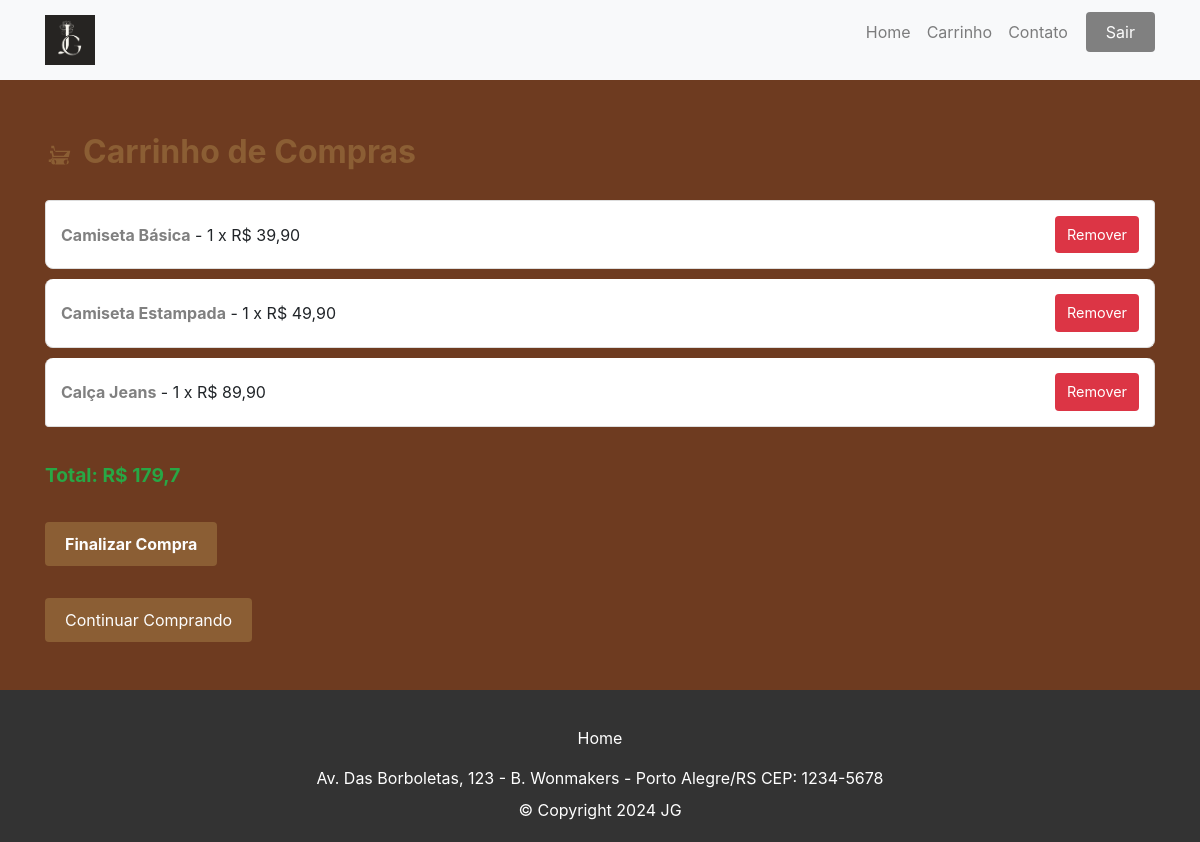
The app's page /cart/ (signed in), older data.
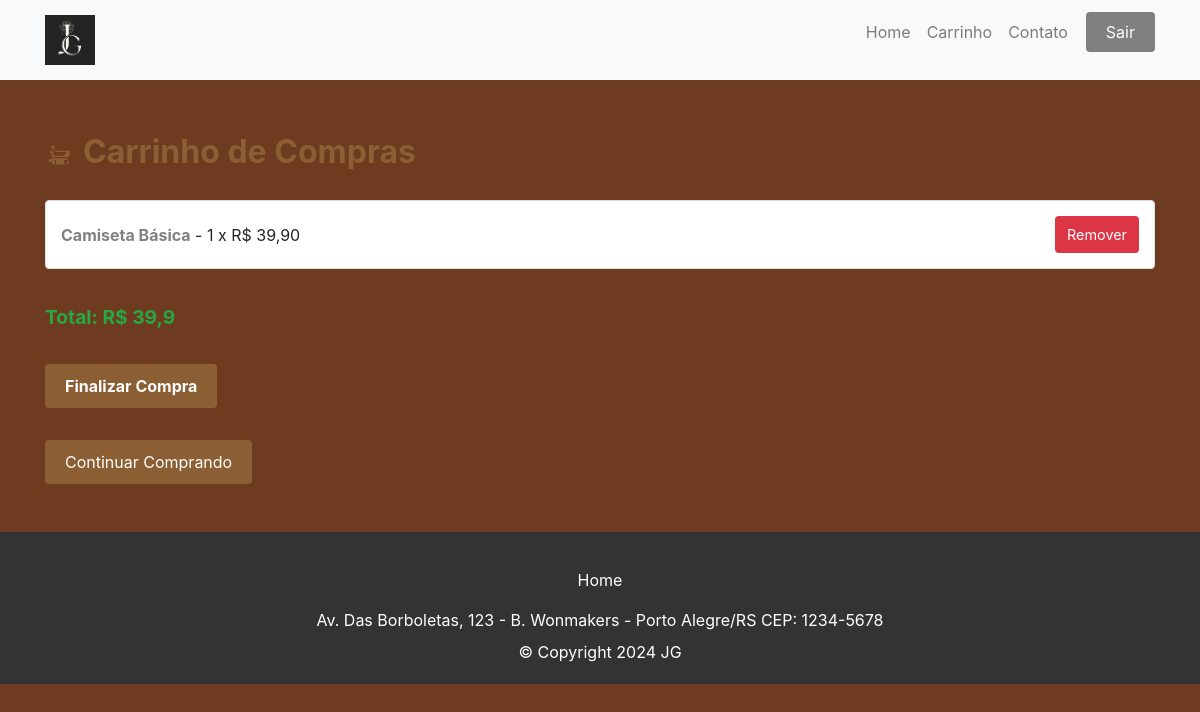
The same page, newer data.
### store/models.py (models this page shows, shortened)
class OrderItem(models.Model):
    product = models.ForeignKey(Product, on_delete=models.SET_NULL, null=True)
    order = models.ForeignKey(Order, on_delete=models.SET_NULL, null=True)
    quantity = models.IntegerField(default=0, null=True, blank=True)
    date_added = models.DateTimeField(auto_now_add=True)
    def get_total(self):
        return self.quantity * self.product.price

class Product(models.Model):
    name = models.CharField(max_length=200)
    price = models.FloatField()
    image_url = models.URLField(max_length=200, null=True, blank=True)
    digital = models.BooleanField(default=False, null=True, blank=True)
    delete_product = models.BooleanField(default=False, null=True, blank=True)
    category = models.ForeignKey(Category, on_delete=models.SET_NULL, null=True, blank=True)
    description = models.TextField(null=True, blank=True)

class Order(models.Model):
    customer = models.ForeignKey(Customer, on_delete=models.SET_NULL, blank=True, null=True)
    date_ordered = models.DateTimeField(auto_now_add=True)
    complete = models.BooleanField(default=False, null=True, blank=False)
    transaction_id = models.CharField(max_length=100, null=True)
    def get_total(self):
        total = sum([item.get_total() for item in self.orderitem_set.all()])
        return total

### store/views.py (the view)
# urls.py: path('cart/', views.cart, name="cart"),
@login_required
def cart(request):
    order = get_cart(request)
    order_items = order.orderitem_set.all() if order else []
    context = {
        'order': order,
        'items': order_items,
    }
    return render(request, 'cart/cart.html', context)

### store/views.py (called while the page is built)
def get_cart(request):
    if request.user.is_authenticated:
        customer = Customer.objects.get(user=request.user)
        order, created = Order.objects.get_or_create(customer=customer, complete=False)
        return order
    return None

### store/templates/cart/cart.html (shortened to what this page needs)
{% load static %}
<head>
    <link rel="stylesheet" href="https://stackpath.bootstrapcdn.com/bootstrap/4.5.2/css/bootstrap.min.css">
    <link rel="stylesheet" type="text/css" href="{% static 'styles/main.css' %}">
</head>
<nav class="navbar navbar-expand-lg navbar-light bg-light">
    <div class="container">
        <a class="navbar-brand" href="/store/">
            <img src="{% static 'images/logo.png' %}" alt="JG Fashion Logo" width="50">
        </a>
        <div class="collapse navbar-collapse" id="navbarNav">
            <ul class="navbar-nav ml-auto">
                <li class="nav-item"><a class="nav-link" href="/store/">Home</a></li>
                {% if user.is_authenticated %}
                    <li class="nav-item"><a class="nav-link" href="../cart">Carrinho</a></li>
                {% endif %}
                <li class="nav-item"><a class="nav-link" href="../contact">Contato</a></li>
                {% if user.is_authenticated %}
                    <li class="nav-item">
                        <form class="display:inline;" color="gray"; method="POST" action="{% url 'logout' %}">
                            <button class="btn btn-danger" type="submit" style="background-color: gray; padding: 8px 20px;  margin-left: 10px;">Sair</button>
                        </form>
                    </li>
                {% else %}
                    <li class="nav-item"><a class="nav-link" href="../register">Cadastrar</a></li>
                    <li class="nav-item"><a class="nav-link" href="../login">Login</a></li>
                {% endif %}
            </ul>
        </div>
    </div>
</nav>
<div class="container mt-5">
    <div class="cart-title">
        Carrinho de Compras
    </div>
    {% if items %}
        <ul class="list-group mt-4">
        {% for item in items %}
            <li class="list-group-item">
                <div>
                    <a href="{% url 'product_detail' item.product.id %}" class="product-link">{{ item.product.name }}</a> - {{ item.quantity }} x R$ {{ item.product.price|floatformat:2 }}
                </div>
                <a href="{% url 'remove_from_cart' item.product.id %}" class="btn-remove">Remover</a>
            </li>
        {% endfor %}
        </ul>
        <div class="mt-4 total">
            <p>Total: R$ {{ order.get_total }}</p>
        </div>
        <form method="POST" action="{% url 'finalize_order' %}">
            <button type="submit" class="btn btn-success mt-3">Finalizar Compra</button>
        </form>
    {% else %}
        <p class="mt-4">Seu carrinho está vazio.</p>
    {% endif %}
    <a href="{% url 'store' %}" class="btn btn-primary mt-3">Continuar Comprando</a>
</div>
<footer class="footer mt-5">
        <div class="container text-center">
            <div class="footer-links mb-3">
                <a href="#" class="text-white mx-2">Home</a>
            </div>
            <div class="footer-address mb-2">
                Av. Das Borboletas, 123 - B. Wonmakers - Porto Alegre/RS CEP: 1234-5678
            </div>
            <div>&copy; Copyright 2024 JG</div>
        </div>
    </footer>

### store/templates/cart/cart.html (style rules this page uses)
.cart-icon { width: 30px; margin-right: 8px; }
.cart-title { display: flex; align-items: center; font-size: 2em; font-weight: bold; color: #8b5e34; }
.list-group-item { display: flex; justify-content: space-between; align-items: center; padding: 15px; border: 1px solid #ddd; border-radius: 8px; margin-bottom: 10px; }
.product-link { color: gray; text-decoration: none; font-weight: bold; }
.btn-remove { background-color: #dc3545; color: #fff; border: none; padding: 8px 12px; border-radius: 4px; font-size: 0.9em; transition: background-color 0.3s; }
.total { font-size: 1.2em; font-weight: bold; color: #28a745; }
.btn-success { font-weight: bold; transition: background-color 0.3s; }
.navbar, .btn { background-color: #8b5e34; color: #fdfdfd; border: none; padding: 10px 20px; }
.footer { background-color: #333; color: #fff; padding: 20px 0; }

Row changes from the older to the newer data that the page shows:
removed OrderItem: product.name "Camiseta Estampada", quantity "1", product.price "49,90"
removed OrderItem: product.name "Calça Jeans", quantity "1", product.price "89,90"
no longer on this page (row edited): Order: get_total "179,7"
added Order: get_total "39,9"
